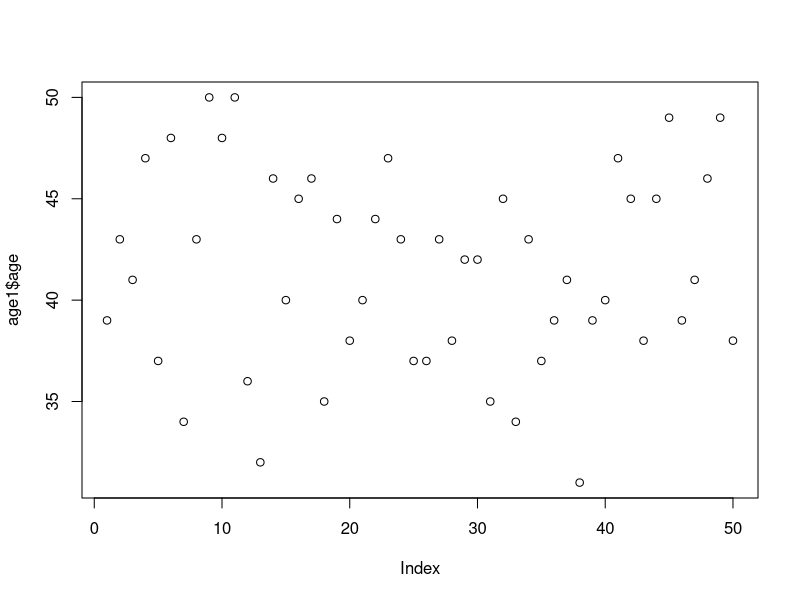
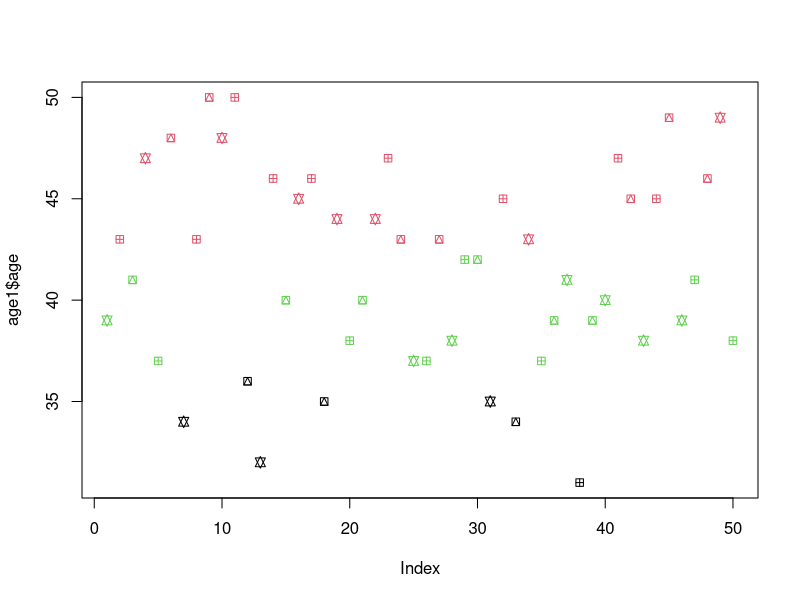
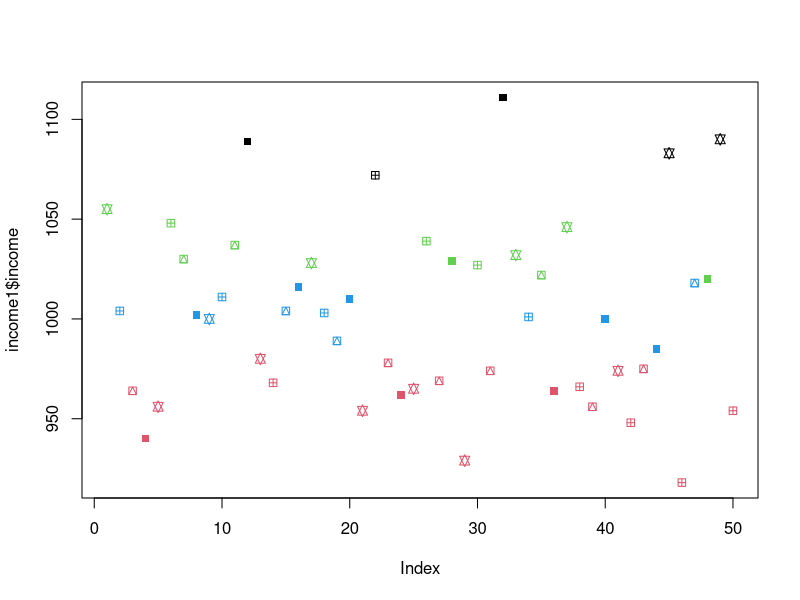
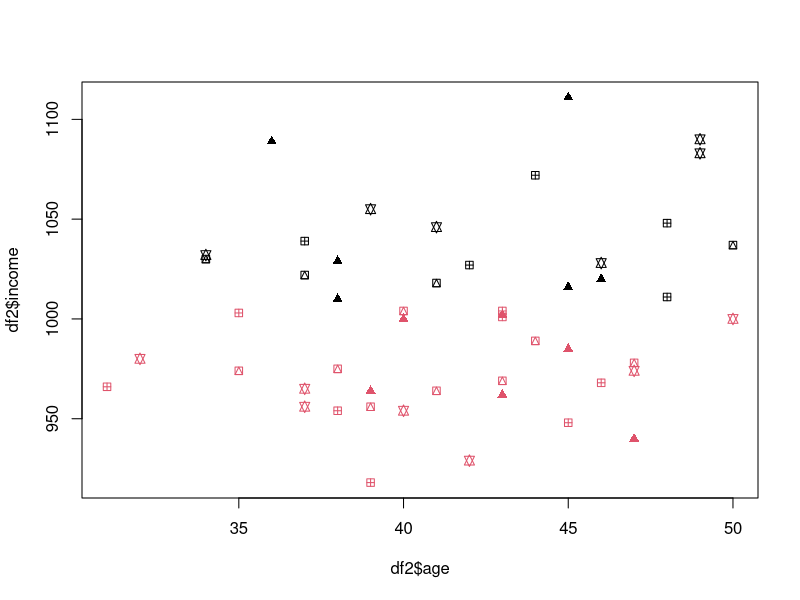

Recreate these plots in R, in order.
# Clustering For Customer Segmentation

(age = ceiling(runif(50, 30, 50)))
(income = ceiling(rnorm(50, 1000, 50)))
(gender = sample(c(1,2), size=50, replace=T))
customers = data.frame(age, income, gender)
head(customers)

#case1 : only age
age1 = data.frame(age)
clust1 = kmeans(age1, 3)
clust1$cluster
combined = cbind(age1, clust1$cluster)
plot(age1$age)
plot(age1$age, col=clust1$cluster, pch=c(11,12,14))

#case1 : only income
income1 = data.frame(income)
clust1a = kmeans(income, 4)
clust1a$cluster
(combined = cbind(income1, clust1a$cluster))
combined[order(clust1a$cluster),]
plot(income1$income, col=clust1a$cluster, pch=c(11,12,14,15))

?plot


df2 = data.frame(age, income)
clust2 = kmeans(df2, 2)
clust2$cluster
combined2 = cbind(df2, clust2$cluster)
head(combined2)
plot(x=df2$age, y=df2$income, col=clust2$cluster, pch=c(11,12,14,17))
df2
df2[clust2$cluster==3,]



(gender = sample(c(1,2), size=1000, replace=T, prob=c(.6,.4)))
table(gender)
prop.table(table(gender))
